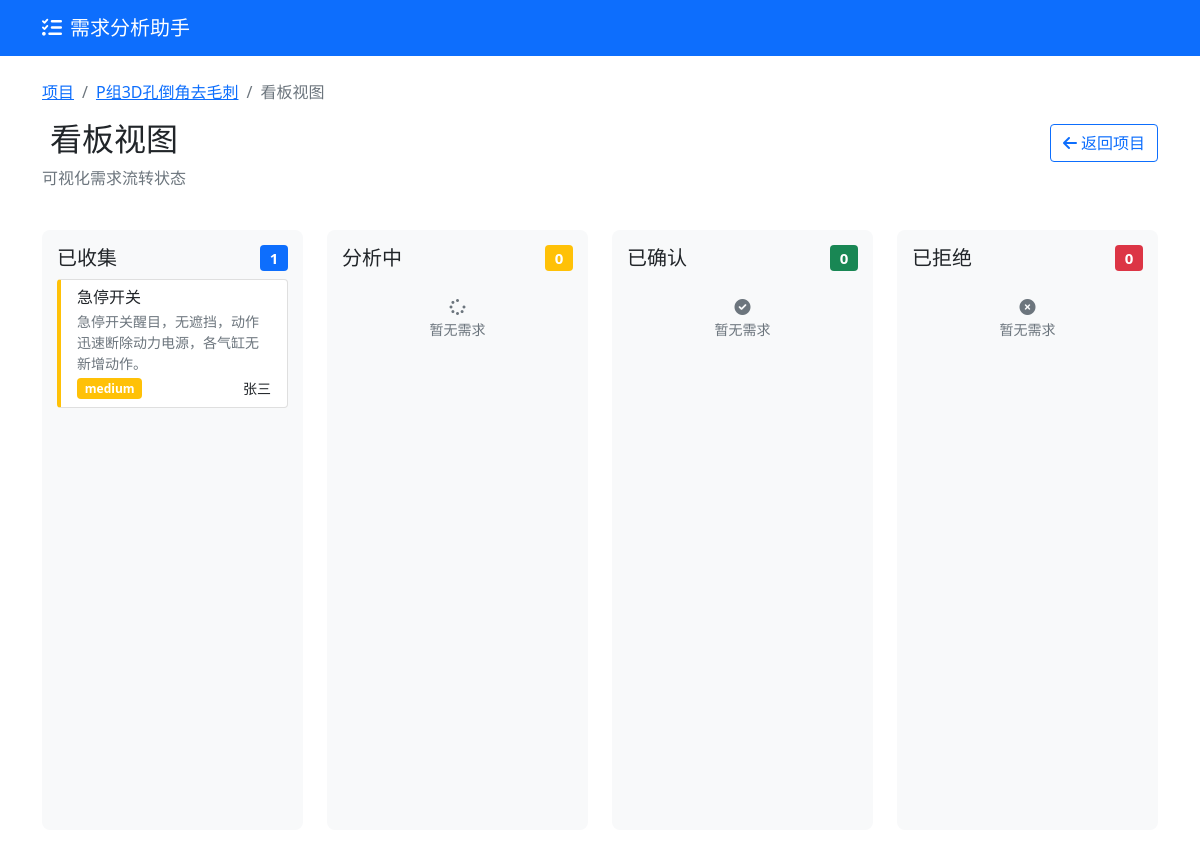
Screenshot of /project/1/kanban (signed in) with the database file from the repository.
### models.py (models this page shows)
class Project(db.Model):
    __tablename__ = 'projects'
    id = db.Column(db.Integer, primary_key=True)
    name = db.Column(db.String(100), nullable=False)
    description = db.Column(db.Text)
    created_at = db.Column(db.DateTime, default=datetime.utcnow)
    updated_at = db.Column(db.DateTime, default=datetime.utcnow, onupdate=datetime.utcnow)
    stakeholders = db.relationship('Stakeholder', backref='project', lazy=True, cascade='all, delete-orphan')
    requirements = db.relationship('Requirement', backref='project', lazy=True, cascade='all, delete-orphan')
    milestones = db.relationship('Milestone', backref='project', lazy=True, cascade='all, delete-orphan')

class Requirement(db.Model):
    __tablename__ = 'requirements'
    id = db.Column(db.Integer, primary_key=True)
    project_id = db.Column(db.Integer, db.ForeignKey('projects.id'), nullable=False)
    title = db.Column(db.String(200), nullable=False)
    description = db.Column(db.Text)
    source = db.Column(db.String(100))  # 需求来源
    category = db.Column(db.String(50))  # 需求类别
    priority = db.Column(db.String(20), default='medium')  # low, medium, high, critical
    status = db.Column(db.String(20), default='collected')  # collected, analyzing, confirmed, rejected, completed
    acceptance_criteria = db.Column(db.Text)  # 验收标准
    created_at = db.Column(db.DateTime, default=datetime.utcnow)
    updated_at = db.Column(db.DateTime, default=datetime.utcnow, onupdate=datetime.utcnow)
    estimated_business_value = db.Column(db.Integer, default=5)  # 预估业务价值 (1-10)
    estimated_user_value = db.Column(db.Integer, default=5)      # 预估用户价值 (1-10)
    estimated_technical_value = db.Column(db.Integer, default=5) # 预估技术价值 (1-10)
    estimated_effort = db.Column(db.Integer, default=5)          # 预估工作量 (1-10)
    estimated_roi = db.Column(db.Float, default=0.0)             # 预估ROI
    actual_business_value = db.Column(db.Integer, default=0)     # 实际业务价值 (1-10)
    actual_user_value = db.Column(db.Integer, default=0)         # 实际用户价值 (1-10)
    actual_technical_value = db.Column(db.Integer, default=0)    # 实际技术价值 (1-10)
    actual_effort = db.Column(db.Integer, default=0)             # 实际工作量 (1-10)
    actual_roi = db.Column(db.Float, default=0.0)                # 实际ROI
    value_assessor = db.Column(db.String(100))                   # 价值评估人
    value_assessment_date = db.Column(db.DateTime)               # 价值评估日期
    actual_value_assessor = db.Column(db.String(100))            # 实际价值评估人
    actual_value_assessment_date = db.Column(db.DateTime)        # 实际价值评估日期

### app.py (the view)
@app.route('/project/<int:project_id>/kanban')
@login_required
def kanban_view(project_id):
    project = Project.query.get_or_404(project_id)
    requirements = Requirement.query.filter_by(project_id=project_id).all()
    status_groups = {
        'collected': [r for r in requirements if r.status == 'collected'],
        'analyzing': [r for r in requirements if r.status == 'analyzing'],
        'confirmed': [r for r in requirements if r.status == 'confirmed'],
        'rejected': [r for r in requirements if r.status == 'rejected']
    }
    response = make_response(render_template('kanban.html',
                          project=project,
                          status_groups=status_groups))
    return response

### app.py (called while the page is built)
@app.after_request
def after_request(response):
    response.headers["Cache-Control"] = "no-cache, no-store, must-revalidate"
    response.headers["Pragma"] = "no-cache"
    response.headers["Expires"] = "0"
    return response

def login_required(f):
    @functools.wraps(f)
    def decorated_function(*args, **kwargs):
        if 'user_id' not in session:
            return jsonify({'success': False, 'error': '需要登录'}), 401
        return f(*args, **kwargs)
    return decorated_function

### templates/kanban.html (shortened to what this page needs)
{% extends "base.html" %}
{% block content %}
<div class="row mb-4">
    <div class="col-12">
        <nav aria-label="breadcrumb">
            <ol class="breadcrumb">
                <li class="breadcrumb-item"><a href="{{ url_for('index') }}">项目</a></li>
                <li class="breadcrumb-item"><a href="{{ url_for('project_detail', project_id=project.id) }}">{{ project.name }}</a></li>
                <li class="breadcrumb-item active">看板视图</li>
            </ol>
        </nav>
        <div class="d-flex justify-content-between align-items-center">
            <h2>看板视图</h2>
            <a href="{{ url_for('project_detail', project_id=project.id) }}" class="btn btn-outline-primary">
                <i class="fas fa-arrow-left me-1"></i>返回项目
            </a>
        </div>
        <p class="text-muted">可视化需求流转状态</p>
    </div>
</div>
<div class="row">
    <div class="col-lg-3 col-md-6 mb-4">
        <div class="status-column" data-status="collected">
            <h5 class="d-flex justify-content-between align-items-center">
                <span>已收集</span>
                <span class="badge bg-primary">{{ status_groups.collected|length }}</span>
            </h5>
            <div class="requirements-list">
                {% for requirement in status_groups.collected %}
                <div class="card requirement-card mb-2 priority-{{ requirement.priority }}" data-id="{{ requirement.id }}">
                    <div class="card-body py-2">
                        <h6 class="card-title mb-1">{{ requirement.title }}</h6>
                        <p class="card-text small text-muted mb-1">{{ requirement.description[:60] }}{% if requirement.description|length > 60 %}...{% endif %}</p>
                        <div class="d-flex justify-content-between align-items-center">
                            <span class="badge bg-{{ 'danger' if requirement.priority == 'high' else 'warning' if requirement.priority == 'medium' else 'success' }} small">
                                {{ requirement.priority }}
                            </span>
                            <small>{{ requirement.source or '未知来源' }}</small>
                        </div>
                    </div>
                </div>
                {% else %}
                <div class="text-center text-muted py-3">
                    <i class="fas fa-inbox"></i>
                    <p class="small mb-0">暂无需求</p>
                </div>
                {% endfor %}
            </div>
        </div>
    </div>
    <div class="col-lg-3 col-md-6 mb-4">
        <div class="status-column" data-status="analyzing">
            <h5 class="d-flex justify-content-between align-items-center">
                <span>分析中</span>
                <span class="badge bg-warning">{{ status_groups.analyzing|length }}</span>
            </h5>
            <div class="requirements-list">
                {% for requirement in status_groups.analyzing %}
                <div class="card requirement-card mb-2 priority-{{ requirement.priority }}" data-id="{{ requirement.id }}">
                    <div class="card-body py-2">
                        <h6 class="card-title mb-1">{{ requirement.title }}</h6>
                        <p class="card-text small text-muted mb-1">{{ requirement.description[:60] }}{% if requirement.description|length > 60 %}...{% endif %}</p>
                        <div class="d-flex justify-content-between align-items-center">
                            <span class="badge bg-{{ 'danger' if requirement.priority == 'high' else 'warning' if requirement.priority == 'medium' else 'success' }} small">
                                {{ requirement.priority }}
                            </span>
                            <small>{{ requirement.source or '未知来源' }}</small>
                        </div>
                    </div>
                </div>
                {% else %}
                <div class="text-center text-muted py-3">
                    <i class="fas fa-spinner"></i>
                    <p class="small mb-0">暂无需求</p>
                </div>
                {% endfor %}
            </div>
        </div>
    </div>
    <div class="col-lg-3 col-md-6 mb-4">
        <div class="status-column" data-status="confirmed">
            <h5 class="d-flex justify-content-between align-items-center">
                <span>已确认</span>
                <span class="badge bg-success">{{ status_groups.confirmed|length }}</span>
            </h5>
            <div class="requirements-list">
                {% for requirement in status_groups.confirmed %}
                <div class="card requirement-card mb-2 priority-{{ requirement.priority }}" data-id="{{ requirement.id }}">
                    <div class="card-body py-2">
                        <h6 class="card-title mb-1">{{ requirement.title }}</h6>
                        <p class="card-text small text-muted mb-1">{{ requirement.description[:60] }}{% if requirement.description|length > 60 %}...{% endif %}</p>
                        <div class="d-flex justify-content-between align-items-center">
                            <span class="badge bg-{{ 'danger' if requirement.priority == 'high' else 'warning' if requirement.priority == 'medium' else 'success' }} small">
                                {{ requirement.priority }}
                            </span>
                            {% if requirement.acceptance_criteria %}
                            <span class="badge bg-info small" title="有验收标准">✓</span>
                            {% endif %}
                        </div>
                    </div>
                </div>
                {% else %}
                <div class="text-center text-muted py-3">
                    <i class="fas fa-check-circle"></i>
                    <p class="small mb-0">暂无需求</p>
                </div>
                {% endfor %}
            </div>
        </div>
    </div>
    <div class="col-lg-3 col-md-6 mb-4">
        <div class="status-column" data-status="rejected">
            <h5 class="d-flex justify-content-between align-items-center">
                <span>已拒绝</span>
                <span class="badge bg-danger">{{ status_groups.rejected|length }}</span>
            </h5>
            <div class="requirements-list">
                {% for requirement in status_groups.rejected %}
                <div class="card requirement-card mb-2 priority-{{ requirement.priority }}" data-id="{{ requirement.id }}">
                    <div class="card-body py-2">
                        <h6 class="card-title mb-1">{{ requirement.title }}</h6>
                        <p class="card-text small text-muted mb-1">{{ requirement.description[:60] }}{% if requirement.description|length > 60 %}...{% endif %}</p>
                        <div class="d-flex justify-content-between align-items-center">
                            <span class="badge bg-secondary small">已拒绝</span>
                            <small>{{ requirement.source or '未知来源' }}</small>
                        </div>
                    </div>
                </div>
                {% else %}
                <div class="text-center text-muted py-3">
                    <i class="fas fa-times-circle"></i>
                    <p class="small mb-0">暂无需求</p>
                </div>
                {% endfor %}
            </div>
        </div>
    </div>
</div>
{% endblock %}

### static/css/style.css (style rules this page uses)
.requirement-card { transition: transform 0.2s; cursor: move; }
.status-column { min-height: 600px; background-color: #f8f9fa; border-radius: 8px; padding: 15px; }
.priority-medium { border-left: 4px solid #ffc107; }

### templates/kanban.html (style rules this page uses)
.requirement-card { cursor: grab; transition: all 0.3s ease; }
.priority-medium { border-left: 4px solid #ffc107; }

### rows the page displays
Project: name "P组3D孔倒角去毛刺"
Requirement: title "急停开关", description "急停开关醒目，无遮挡，动作迅速断除动力电源，各气缸无新增动作。", priority "medium", source "张三"

### other values shown
{{ status_groups.collected|length }} "1"
{{ status_groups.analyzing|length }} "0"
{{ status_groups.confirmed|length }} "0"
{{ status_groups.rejected|length }} "0"
